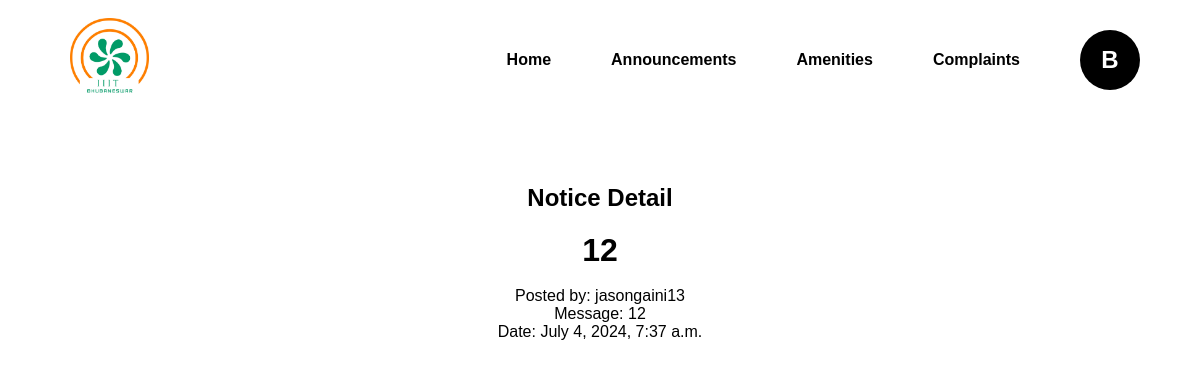
The app's page /notices/15/ (signed in) with its own data.
### users/models.py (models this page shows, shortened)
class Notice(models.Model):
    subject = models.CharField(max_length=255)
    message = models.TextField()
    posted_by = models.ForeignKey(User, on_delete=models.CASCADE)
    date_posted = models.DateTimeField(auto_now_add=True)

### users/views.py (the view)
# urls.py: path('notices/<int:pk>/', views.notice_detail, name='notice_detail'),
@login_required
def notice_detail(request, pk):
    notice = get_object_or_404(Notice, pk=pk)
    return render(request, 'notice_detail.html', {'notice': notice})

### users/templates/notice_detail.html (shortened to what this page needs)
{% extends 'faculty_base.html' %}
{% block content %}
{% load static %}
<link rel="stylesheet" href="{% static 'css/noticeboard.css' %}">
<div class="container mt-4">
    <h2 class="text-center">Notice Detail</h2>
    <header>
        <h1 class="text-center">{{ notice.subject }}</h1>
    </header>
    <br>
    <div class="notice-details d-flex justify-content-center">
        <div class="content-container">
            <div class="detail-row">
                <div class="label text-center">Posted by: {{ notice.posted_by.username }}</div>
            </div>
            <div class="detail-row">
                <div class="label text-center">Message: {{ notice.message }}</div>
            </div>
            <div class="detail-row">
                <div class="label text-center">Date: {{ notice.date_posted }}</div>
            </div>
        </div>
    </div>
</div>
{% endblock %}

### users/templates/faculty_base.html (shortened to what this page needs)
{% load static %}
<!DOCTYPE html>
<html lang="en">
<head>
    <link rel="stylesheet" href="{% static 'css/dashboard_styles.css' %}">
    <link rel="stylesheet" href="https://cdnjs.cloudflare.com/ajax/libs/font-awesome/6.0.0-beta3/css/all.min.css">
</head>
<body>
<nav>
    <div class="logo">
        <img src="{% static 'images/home_logo.png' %}" alt="Logo">
    </div>
    <div class="list-items">
        <ul class="nav-links">
            <li><a href="{% url 'faculty_dashboard' %}">Home</a></li>
            <li><a href="{% url 'notice_list' %}">Announcements</a></li>
            <li class="dropdown">
                <a href="#">Amenities</a>
            </li>
            <li><a href="{% url 'faculty_complaints_list' %}">Complaints</a></li>
            <li class="profile dropdown">
                <a href="#" id="profileDropdown" role="button">
                    <div class="profile-initial">{{ request.user.username|slice:":1"|capfirst }}</div>
                </a>
            </li>
        </ul>
    </div>
</nav>
<div class="container mt-4">
    {% block content %}
    {% endblock %}
</div>
</body>
</html>

### static/css/dashboard_styles.css (style rules this page uses)
* { margin: 0; padding: 0; box-sizing: border-box; }
body { font-family: 'Roboto', sans-serif; }
nav { display: flex; align-items: center; justify-content: space-between; background-color: white; padding: 0 20px; width: 100%; height: 120px; margin: 0; }
.logo img { height: 80px; margin-left: 50px; }
.nav-links { list-style: none; display: flex; flex: 1; justify-content: flex-end; align-items: center; }
.nav-links li { position: relative; margin-right: 20px; }
.nav-links a { font-size: 16px; font-weight: 550; color: black; text-decoration: none; padding: 15px 20px; display: block; }
.profile { display: flex; align-items: center; cursor: pointer; }
.profile-initial { width: 60px; height: 60px; background-color: black; color: white; display: flex; align-items: center; justify-content: center; border-radius: 50%; font-size: 24px; font-weight: bold; }

### static/css/noticeboard.css (style rules this page uses)
* { margin: 0; padding: 0; box-sizing: border-box; }
html, body { height: 100%; overflow: hidden; }
body { font-family: Arial, sans-serif; justify-content: center; align-items: center; }
.container { margin-top: 4rem; }
h2 { text-align: center; margin-bottom: 20px; }
.text-center { text-align: center; }
.mt-4 { margin-top: 4rem !important; }
.d-flex { display: flex; }
.justify-content-center { justify-content: center; }

### records on screen
Notice: subject "12", posted_by.username "jasongaini13", message "12", date_posted "July 4, 2024, 7:37 a.m."

### other values on screen
{{ request.user.username|slice:":1"|capfirst }} "B"
